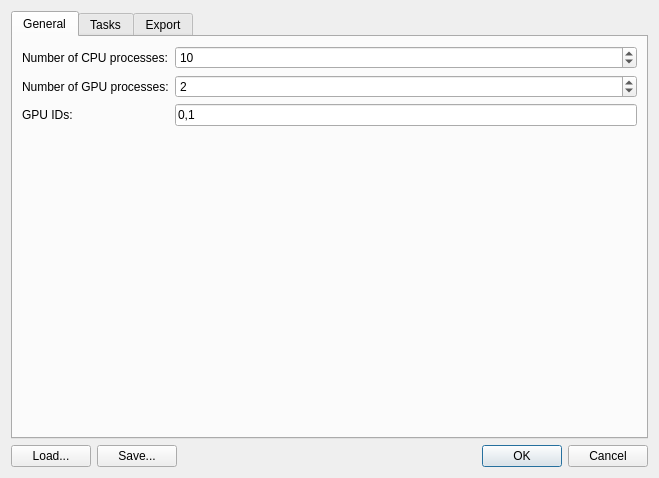
<?xml version="1.0" encoding="UTF-8"?>
<ui version="4.0">
 <class>SettingsDialog</class>
 <widget class="QDialog" name="SettingsDialog">
  <property name="geometry">
   <rect>
    <x>0</x>
    <y>0</y>
    <width>659</width>
    <height>478</height>
   </rect>
  </property>
  <property name="windowTitle">
   <string>Dialog</string>
  </property>
  <layout class="QVBoxLayout" name="verticalLayout_3">
   <item>
    <widget class="QTabWidget" name="settings">
     <property name="currentIndex">
      <number>0</number>
     </property>
     <widget class="QWidget" name="tab">
      <attribute name="title">
       <string>General</string>
      </attribute>
      <layout class="QFormLayout" name="formLayout">
       <item row="0" column="0">
        <widget class="QLabel" name="label">
         <property name="text">
          <string>Number of CPU processes:</string>
         </property>
        </widget>
       </item>
       <item row="0" column="1">
        <widget class="QSpinBox" name="num_cpu">
         <property name="minimum">
          <number>1</number>
         </property>
         <property name="maximum">
          <number>256</number>
         </property>
         <property name="value">
          <number>10</number>
         </property>
        </widget>
       </item>
       <item row="1" column="0">
        <widget class="QLabel" name="label_2">
         <property name="text">
          <string>Number of GPU processes:</string>
         </property>
        </widget>
       </item>
       <item row="1" column="1">
        <widget class="QSpinBox" name="num_gpu">
         <property name="minimum">
          <number>1</number>
         </property>
         <property name="maximum">
          <number>256</number>
         </property>
         <property name="value">
          <number>2</number>
         </property>
        </widget>
       </item>
       <item row="2" column="0">
        <widget class="QLabel" name="label_3">
         <property name="text">
          <string extracomment="comma separated list of IDs">GPU IDs:</string>
         </property>
        </widget>
       </item>
       <item row="2" column="1">
        <widget class="QLineEdit" name="gpu_ids">
         <property name="text">
          <string>0,1</string>
         </property>
        </widget>
       </item>
      </layout>
     </widget>
     <widget class="QWidget" name="tab_2">
      <attribute name="title">
       <string>Tasks</string>
      </attribute>
      <layout class="QVBoxLayout" name="verticalLayout">
       <item>
        <widget class="QGroupBox" name="groupBox_3">
         <property name="title">
          <string>Tasks</string>
         </property>
         <layout class="QVBoxLayout" name="verticalLayout_2">
          <item>
           <widget class="QTreeWidget" name="task_tree">
            <property name="dragEnabled">
             <bool>true</bool>
            </property>
            <property name="defaultDropAction">
             <enum>Qt::MoveAction</enum>
            </property>
            <property name="itemsExpandable">
             <bool>false</bool>
            </property>
            <property name="expandsOnDoubleClick">
             <bool>false</bool>
            </property>
            <property name="columnCount">
             <number>3</number>
            </property>
            <attribute name="headerVisible">
             <bool>false</bool>
            </attribute>
            <attribute name="headerCascadingSectionResizes">
             <bool>false</bool>
            </attribute>
            <attribute name="headerHighlightSections">
             <bool>false</bool>
            </attribute>
            <attribute name="headerStretchLastSection">
             <bool>false</bool>
            </attribute>
            <column>
             <property name="text">
              <string>Name</string>
             </property>
            </column>
            <column>
             <property name="text">
              <string>Script</string>
             </property>
            </column>
            <column>
             <property name="text">
              <string>GPU task</string>
             </property>
            </column>
           </widget>
          </item>
         </layout>
        </widget>
       </item>
       <item>
        <widget class="QGroupBox" name="groupBox">
         <property name="title">
          <string>Input variables</string>
         </property>
         <layout class="QHBoxLayout" name="horizontalLayout_2">
          <item>
           <widget class="QTableWidget" name="input_variable_table">
            <column>
             <property name="text">
              <string>Display name</string>
             </property>
            </column>
            <column>
             <property name="text">
              <string>Variable</string>
             </property>
            </column>
            <column>
             <property name="text">
              <string>Type</string>
             </property>
            </column>
           </widget>
          </item>
         </layout>
        </widget>
       </item>
       <item>
        <widget class="QGroupBox" name="groupBox_2">
         <property name="title">
          <string>Outputs variables</string>
         </property>
         <layout class="QHBoxLayout" name="horizontalLayout">
          <item>
           <widget class="QTableWidget" name="output_variable_table">
            <property name="selectionMode">
             <enum>QAbstractItemView::SingleSelection</enum>
            </property>
            <property name="selectionBehavior">
             <enum>QAbstractItemView::SelectRows</enum>
            </property>
            <column>
             <property name="text">
              <string>Display Name</string>
             </property>
            </column>
            <column>
             <property name="text">
              <string>Variable</string>
             </property>
            </column>
            <column>
             <property name="text">
              <string>Type</string>
             </property>
            </column>
            <column>
             <property name="text">
              <string>Display in column</string>
             </property>
            </column>
           </widget>
          </item>
         </layout>
        </widget>
       </item>
      </layout>
     </widget>
     <widget class="QWidget" name="tab_3">
      <attribute name="title">
       <string>Export</string>
      </attribute>
      <layout class="QGridLayout" name="gridLayout">
       <item row="1" column="1">
        <widget class="QGroupBox" name="groupBox_4">
         <property name="title">
          <string>Export type</string>
         </property>
         <layout class="QVBoxLayout" name="verticalLayout_4">
          <item>
           <widget class="QRadioButton" name="export_copy">
            <property name="text">
             <string>Copy data</string>
            </property>
           </widget>
          </item>
          <item>
           <widget class="QRadioButton" name="export_move">
            <property name="text">
             <string>&amp;Move data</string>
            </property>
           </widget>
          </item>
          <item>
           <widget class="QRadioButton" name="export_custom">
            <property name="text">
             <string>Use custom script</string>
            </property>
           </widget>
          </item>
         </layout>
        </widget>
       </item>
       <item row="1" column="0">
        <layout class="QHBoxLayout" name="horizontalLayout_4">
         <item>
          <widget class="QLabel" name="label_4">
           <property name="text">
            <string>Number of processes:</string>
           </property>
          </widget>
         </item>
         <item>
          <widget class="QSpinBox" name="export_num_processes">
           <property name="value">
            <number>1</number>
           </property>
          </widget>
         </item>
        </layout>
       </item>
       <item row="2" column="0" colspan="2">
        <widget class="QGroupBox" name="groupBox_5">
         <property name="title">
          <string>Scripts</string>
         </property>
         <layout class="QGridLayout" name="gridLayout_2">
          <item row="0" column="0">
           <widget class="QLabel" name="label_5">
            <property name="sizePolicy">
             <sizepolicy hsizetype="Minimum" vsizetype="Preferred">
              <horstretch>0</horstretch>
              <verstretch>0</verstretch>
             </sizepolicy>
            </property>
            <property name="text">
             <string>Custom export script:</string>
            </property>
           </widget>
          </item>
          <item row="0" column="1">
           <widget class="PathEdit" name="export_custom_script" native="true">
            <property name="enabled">
             <bool>false</bool>
            </property>
            <property name="sizePolicy">
             <sizepolicy hsizetype="Preferred" vsizetype="Preferred">
              <horstretch>1</horstretch>
              <verstretch>0</verstretch>
             </sizepolicy>
            </property>
           </widget>
          </item>
          <item row="1" column="0">
           <widget class="QLabel" name="label_6">
            <property name="text">
             <string>Pre export script:</string>
            </property>
           </widget>
          </item>
          <item row="2" column="0">
           <widget class="QLabel" name="label_7">
            <property name="text">
             <string>Post export script:</string>
            </property>
           </widget>
          </item>
          <item row="1" column="1">
           <widget class="PathEdit" name="export_pre_script" native="true"/>
          </item>
          <item row="2" column="1">
           <widget class="PathEdit" name="export_post_script" native="true"/>
          </item>
         </layout>
        </widget>
       </item>
      </layout>
     </widget>
    </widget>
   </item>
   <item>
    <layout class="QHBoxLayout" name="horizontalLayout_3">
     <item>
      <widget class="QPushButton" name="load">
       <property name="text">
        <string>Load...</string>
       </property>
      </widget>
     </item>
     <item>
      <widget class="QPushButton" name="save">
       <property name="text">
        <string>Save...</string>
       </property>
      </widget>
     </item>
     <item>
      <widget class="QDialogButtonBox" name="buttonBox">
       <property name="orientation">
        <enum>Qt::Horizontal</enum>
       </property>
       <property name="standardButtons">
        <set>QDialogButtonBox::Cancel|QDialogButtonBox::Ok</set>
       </property>
       <property name="centerButtons">
        <bool>false</bool>
       </property>
      </widget>
     </item>
    </layout>
   </item>
  </layout>
 </widget>
 <customwidgets>
  <customwidget>
   <class>PathEdit</class>
   <extends>QWidget</extends>
   <header>pathedit.h</header>
   <container>1</container>
  </customwidget>
 </customwidgets>
 <resources/>
 <connections>
  <connection>
   <sender>buttonBox</sender>
   <signal>accepted()</signal>
   <receiver>SettingsDialog</receiver>
   <slot>accept()</slot>
   <hints>
    <hint type="sourcelabel">
     <x>409</x>
     <y>435</y>
    </hint>
    <hint type="destinationlabel">
     <x>157</x>
     <y>274</y>
    </hint>
   </hints>
  </connection>
  <connection>
   <sender>buttonBox</sender>
   <signal>rejected()</signal>
   <receiver>SettingsDialog</receiver>
   <slot>reject()</slot>
   <hints>
    <hint type="sourcelabel">
     <x>477</x>
     <y>435</y>
    </hint>
    <hint type="destinationlabel">
     <x>286</x>
     <y>274</y>
    </hint>
   </hints>
  </connection>
  <connection>
   <sender>load</sender>
   <signal>clicked()</signal>
   <receiver>SettingsDialog</receiver>
   <slot>loadFromFile()</slot>
   <hints>
    <hint type="sourcelabel">
     <x>53</x>
     <y>435</y>
    </hint>
    <hint type="destinationlabel">
     <x>4</x>
     <y>390</y>
    </hint>
   </hints>
  </connection>
  <connection>
   <sender>save</sender>
   <signal>clicked()</signal>
   <receiver>SettingsDialog</receiver>
   <slot>saveToFile()</slot>
   <hints>
    <hint type="sourcelabel">
     <x>175</x>
     <y>435</y>
    </hint>
    <hint type="destinationlabel">
     <x>117</x>
     <y>385</y>
    </hint>
   </hints>
  </connection>
  <connection>
   <sender>export_custom</sender>
   <signal>toggled(bool)</signal>
   <receiver>export_custom_script</receiver>
   <slot>setEnabled(bool)</slot>
   <hints>
    <hint type="sourcelabel">
     <x>413</x>
     <y>188</y>
    </hint>
    <hint type="destinationlabel">
     <x>626</x>
     <y>291</y>
    </hint>
   </hints>
  </connection>
 </connections>
 <slots>
  <slot>loadFromFile()</slot>
  <slot>saveToFile()</slot>
 </slots>
</ui>
